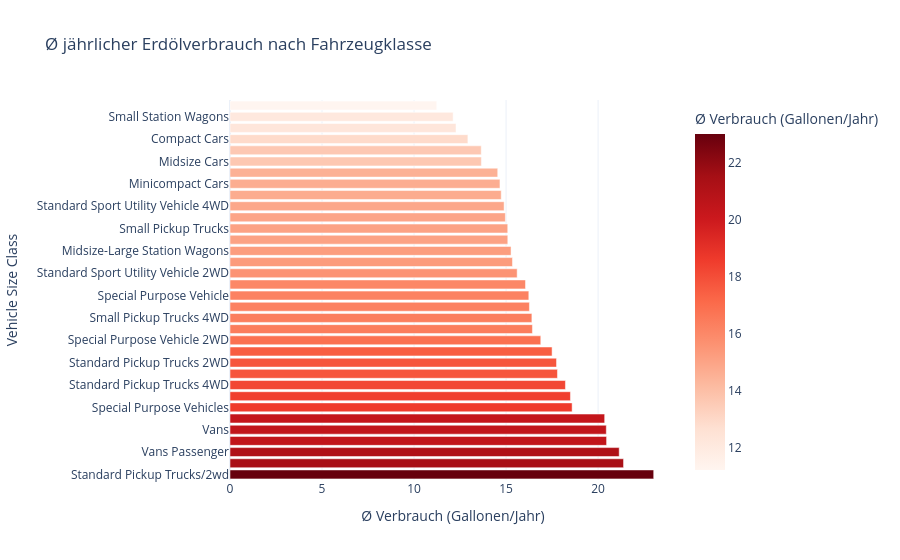

Source (notebook cell):
### Markdown cell above
### 5. Welche Fahrzeugklassen verbrauchen am meisten Erdöl pro Jahr?

### Code cell
# Spalten auswählen & fehlende Werte entfernen
vehicles_filtered = vehicles[["Vehicle Size Class", "Annual Petroleum Consumption For Fuel Type1"]].dropna()

# Gruppieren nach Fahrzeugklasse
verbrauch_nach_klasse = (
    vehicles_filtered
    .groupby("Vehicle Size Class")["Annual Petroleum Consumption For Fuel Type1"]
    .mean()
    .reset_index()
    .rename(columns={"Annual Petroleum Consumption For Fuel Type1": "Ø Verbrauch (Gallonen/Jahr)"})
)

# Nach Verbrauch sortieren
verbrauch_nach_klasse = verbrauch_nach_klasse.sort_values("Ø Verbrauch (Gallonen/Jahr)", ascending=False)

# Plot erstellen
fig = px.bar(
    verbrauch_nach_klasse,
    x="Ø Verbrauch (Gallonen/Jahr)",
    y="Vehicle Size Class",
    orientation="h",
    title="Ø jährlicher Erdölverbrauch nach Fahrzeugklasse",
    labels={"Vehicle Class": "Fahrzeugklasse"},
    color="Ø Verbrauch (Gallonen/Jahr)",
    color_continuous_scale="Reds",
    )

fig.update_layout(template="plotly_white")
fig.show()

### Figure 1 — Plotly figure (JSON) as saved in the notebook; plotly's stock layout.template omitted (floating-point values rounded to 4 significant figures)
{"data": [{"hovertemplate": "Ø Verbrauch (Gallonen/Jahr)=%{marker.color}<br>Vehicle Size Class=%{y}<extra></extra>", "legendgroup": "", "marker": {"color": [23.02, 21.38, 21.15, 20.46, 20.45, 20.36, 18.59, 18.5, 18.23, 17.79, 17.74, 17.5, 16.89, 16.43, 16.4, 16.27, 16.24, 16.06, 15.6, 15.35, 15.27, 15.09, 15.09, 14.96, 14.89, 14.74, 14.67, 14.55, 13.66, 13.65, 12.93, 12.28, 12.12, 11.23], "coloraxis": "coloraxis", "pattern": {"shape": ""}}, "name": "", "orientation": "h", "showlegend": false, "textposition": "auto", "type": "bar", "x": [23.02, 21.38, 21.15, 20.46, 20.45, 20.36, 18.59, 18.5, 18.23, 17.79, 17.74, 17.5, 16.89, 16.43, 16.4, 16.27, 16.24, 16.06, 15.6, 15.35, 15.27, 15.09, 15.09, 14.96, 14.89, 14.74, 14.67, 14.55, 13.66, 13.65, 12.93, 12.28, 12.12, 11.23], "xaxis": "x", "y": ["Standard Pickup Trucks/2wd", "Vans, Passenger Type", "Vans Passenger", "Vans, Cargo Type", "Vans", "Standard Pickup Trucks", "Special Purpose Vehicles", "Special Purpose Vehicle 4WD", "Standard Pickup Trucks 4WD", "Sport Utility Vehicle - 4WD", "Standard Pickup Trucks 2WD", "Special Purpose Vehicles/4wd", "Special Purpose Vehicle 2WD", "Two Seaters", "Small Pickup Trucks 4WD", "Sport Utility Vehicle - 2WD", "Special Purpose Vehicle", "Minivan - 4WD", "Standard Sport Utility Vehicle 2WD", "Special Purpose Vehicles/2wd", "Midsize-Large Station Wagons", "Minivan - 2WD", "Small Pickup Trucks", "Small Pickup Trucks 2WD", "Standard Sport Utility Vehicle 4WD", "Large Cars", "Minicompact Cars", "Midsize Station Wagons", "Midsize Cars", "Subcompact Cars", "Compact Cars", "Small Sport Utility Vehicle 4WD", "Small Station Wagons", "Small Sport Utility Vehicle 2WD"], "yaxis": "y"}], "layout": {"barmode": "relative", "coloraxis": {"colorbar": {"title": {"text": "Ø Verbrauch (Gallonen/Jahr)"}}, "colorscale": [[0, "rgb(255,245,240)"], [0.125, "rgb(254,224,210)"], [0.25, "rgb(252,187,161)"], [0.375, "rgb(252,146,114)"], [0.5, "rgb(251,106,74)"], [0.625, "rgb(239,59,44)"], [0.75, "rgb(203,24,29)"], [0.875, "rgb(165,15,21)"], [1, "rgb(103,0,13)"]]}, "legend": {"tracegroupgap": 0}, "title": {"text": "Ø jährlicher Erdölverbrauch nach Fahrzeugklasse"}, "xaxis": {"anchor": "y", "domain": [0, 1], "title": {"text": "Ø Verbrauch (Gallonen/Jahr)"}}, "yaxis": {"anchor": "x", "domain": [0, 1], "title": {"text": "Vehicle Size Class"}}}}
